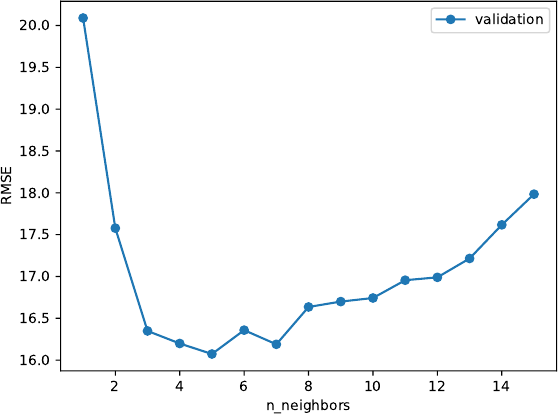

Recreate this plot in Python.
import pandas as pd
import statsmodels.api as sm
from sklearn.model_selection import GridSearchCV, LeaveOneOut
from sklearn.neighbors import KNeighborsRegressor

my_data = sm.datasets.get_rdataset('cars', 'datasets').data
X, y = my_data[['speed']], my_data['dist']

my_params = {'n_neighbors': range(1, 16)} # 探索範囲（1以上16未満の整数）

my_search = GridSearchCV(estimator=KNeighborsRegressor(),
                         param_grid=my_params,
                         cv=LeaveOneOut(),
                         scoring='neg_mean_squared_error')
my_search.fit(X, y)

tmp = my_search.cv_results_                # チューニングの詳細
my_scores = (-tmp['mean_test_score'])**0.5 # RMSE
my_results = pd.DataFrame(tmp['params']).assign(validation=my_scores)

my_results.plot(x='n_neighbors',
                style='o-',
                ylabel='RMSE')

import matplotlib.pyplot as plt
plt.savefig('07-p-tuning.pdf')
